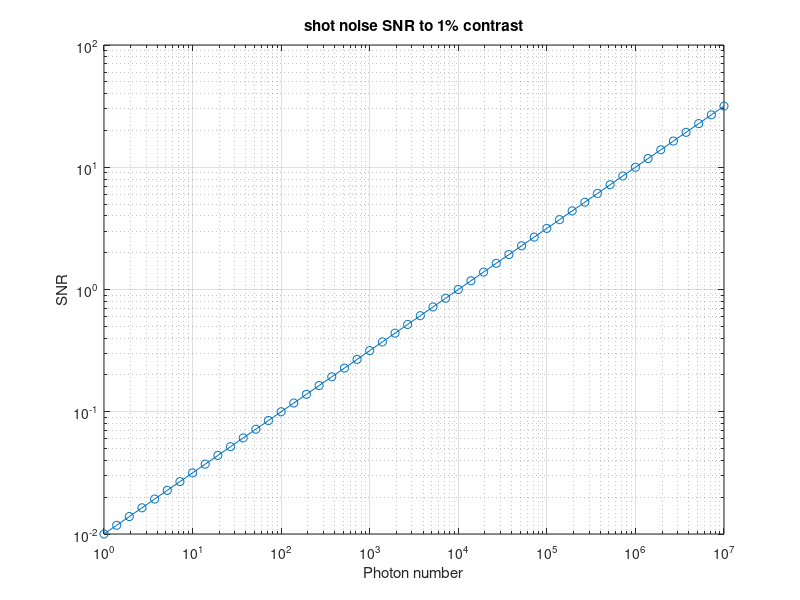

This figure's MATLAB source: (Note: this script raises an error after producing the figure.)
%%
%N = [1, 10, 1E2, 1E3, 1E4, 1E5, 1E6, 1E7];
N = logspace(0, 7, 50);

%%
shotnoise = sqrt(N);
signal_contrast = 0.01;
signal = signal_contrast * N;
snr_shotnoise = signal ./ shotnoise;

%%
figure;
loglog(N, snr_shotnoise, 'o-'); 
grid on;
title('shot noise SNR to 1% contrast');
xlabel('Photon number');
ylabel('SNR');
ff;

%% Nonlinear factor for contrast vs photon N
laser = [
0.002
0.005
0.01
0.02
0.04
0.08
0.12
0.16
0.2
0.3
0.4
0.5
0.6
0.7
0.8
1
1.48
2.04
3
4.05
6];
spad_fr = [
1.90E+04
3.60E+04
7.90E+04
1.50E+05
2.90E+05
5.70E+05
8.40E+05
1.08E+06
1.34E+06
1.90E+06
2.40E+06
2.83E+06
3.23E+06
3.59E+06
3.83E+06
4.38E+06
5.33E+06
5.90E+06
6.40E+06
6.61E+06
6.59E+06];
%%
figure;
plot(laser, spad_fr, 'o-'); 
grid on
title('SPAD (free-running)');
ylabel('Count rate');
xlabel('Light input [a.u.]');
ff;
% linear fit
id = 2:5;
p = polyfit(laser(id), spad_fr(id), 1);
% fit line: larger range than the fit data 
x = laser;
l = polyval(p, x);
% plot
ax = gca;
bk_ylim = ax.YLim;
hold on;
plot(x, l);
ax.YLim = bk_ylim;
hold off;

%% slope contrast relative to linear fit
%
d_laser = laser(2:end)-laser(1:end-1);
m_laser = 0.5*(laser(1:end-1) + laser(2:end));
slope = (spad_fr(2:end) - spad_fr(1:end-1))./d_laser;

figure;
plot(m_laser, slope, 'o-');
grid on
title('Sensitivity: SPAD (free-running)');
ylabel('slope');
xlabel('Light input [a.u.]');
ff;
legend
%% fit
% poly fit
p = polyfit(m_laser, slope, 7);
% exp fit
f = fit(m_laser, slope, 'exp1');
x = linspace(0, m_laser(end), 100);
l = polyval(p, x);

hold on
%plot(x, l);
plot(f)
ylabel('slope');
xlabel('Light input [a.u.]');
hold off

%% slope contrast 
slope_contrast = f(x)/f(0);

% count rate at x
cr = interp1(laser, spad_fr, x, 'PCHIP');

%
figure;
plot(cr, slope_contrast, 'o');
ylabel('Slope contrast');
xlabel('Count rate');
title('');
grid on
ff;

% resample at N
slope_contrast = interp1(cr, slope_contrast, N, 'linear');
hold on
plot(N, slope_contrast, '-');
hold off

%% combined plot
figure;

loglog(N, snr_shotnoise, '-'); 

hold on;
loglog(N, snr_shotnoise .* slope_contrast, 'o-');  

grid on;
title('Shot noise SNR to 1% contrast signal x SPAD nonlinearity');
xlabel('Photon number');
ylabel('SNR');
ff;

hold off





